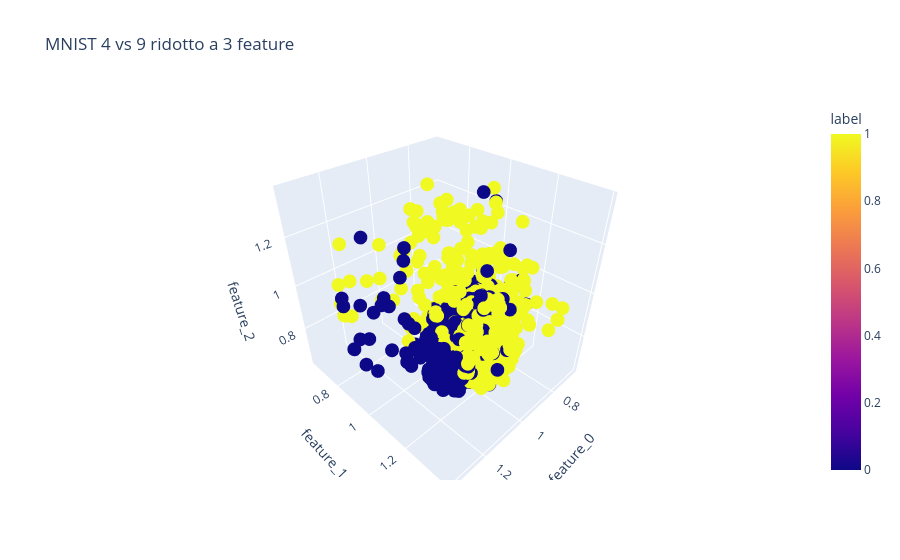

The code cell stored with this chart in its notebook:
### Markdown cell above
## 6. Visualizzazione dello spazio delle feature

Le tre feature sono coordinate latenti della rappresentazione ridotta. Non vanno interpretate direttamente come larghezza, altezza o spessore della cifra.

I grafici servono a verificare qualitativamente la separabilità delle classi. Una sovrapposizione nello spazio delle feature impone cautela: non tutto l'errore va attribuito al circuito o all'ottimizzatore.

### Code cell
features_df = pd.DataFrame({
    "feature_0": data_features[:, 0],
    "feature_1": data_features[:, 1],
    "feature_2": data_features[:, 2],
    "label": data_labels.astype(int),
    "digit": data_labels_original.astype(int),
})

if PLOTLY_AVAILABLE:
    fig = px.scatter_3d(
        features_df,
        x="feature_0",
        y="feature_1",
        z="feature_2",
        color="label",
        title="MNIST 4 vs 9 ridotto a 3 feature",
    )
    fig.show()
else:
    print("Plotly non disponibile: salto lo scatter 3D interattivo.")

for i, j in [(0, 1), (0, 2), (1, 2)]:
    plt.figure(figsize=(5, 4))
    plt.scatter(data_features[data_labels == 0, i], data_features[data_labels == 0, j], alpha=0.45, label="digit 4 / class 0")
    plt.scatter(data_features[data_labels == 1, i], data_features[data_labels == 1, j], alpha=0.45, label="digit 9 / class 1")
    plt.xlabel(f"Feature {i}")
    plt.ylabel(f"Feature {j}")
    plt.title(f"Feature {i} vs Feature {j}")
    plt.grid(True)
    plt.legend()
    plt.tight_layout()
    plt.show()

### Figure 1 — Plotly figure (JSON) as saved in the notebook; plotly's stock layout.template omitted (floating-point values rounded to 4 significant figures; data arrays with more than 128 entries replaced by an {"elided": "..."} marker saying what was removed)
{"data": [{"hovertemplate": "feature_0=%{x}<br>feature_1=%{y}<br>feature_2=%{z}<br>label=%{marker.color}<extra></extra>", "legendgroup": "", "marker": {"color": {"elided": "6000 int values"}, "coloraxis": "coloraxis", "symbol": "circle"}, "mode": "markers", "name": "", "scene": "scene", "showlegend": false, "type": "scatter3d", "x": {"elided": "6000 float values"}, "y": {"elided": "6000 float values"}, "z": {"elided": "6000 float values"}}], "layout": {"coloraxis": {"colorbar": {"title": {"text": "label"}}, "colorscale": [[0, "#0d0887"], [0.1111, "#46039f"], [0.2222, "#7201a8"], [0.3333, "#9c179e"], [0.4444, "#bd3786"], [0.5556, "#d8576b"], [0.6667, "#ed7953"], [0.7778, "#fb9f3a"], [0.8889, "#fdca26"], [1, "#f0f921"]]}, "legend": {"tracegroupgap": 0}, "scene": {"domain": {"x": [0, 1], "y": [0, 1]}, "xaxis": {"title": {"text": "feature_0"}}, "yaxis": {"title": {"text": "feature_1"}}, "zaxis": {"title": {"text": "feature_2"}}}, "title": {"text": "MNIST 4 vs 9 ridotto a 3 feature"}}}
